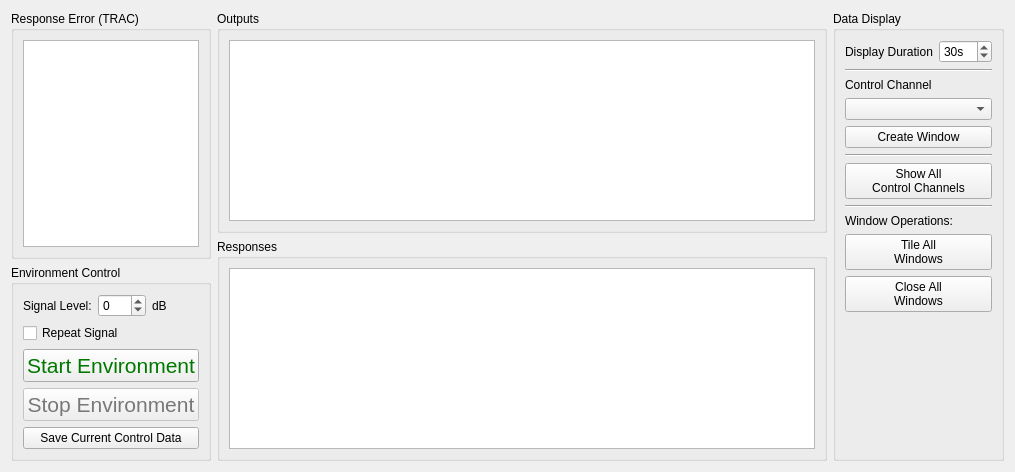
<?xml version="1.0" encoding="UTF-8"?>
<ui version="4.0">
 <class>Form</class>
 <widget class="QWidget" name="Form">
  <property name="geometry">
   <rect>
    <x>0</x>
    <y>0</y>
    <width>1015</width>
    <height>472</height>
   </rect>
  </property>
  <property name="windowTitle">
   <string>Form</string>
  </property>
  <layout class="QHBoxLayout" name="horizontalLayout_4">
   <item>
    <layout class="QVBoxLayout" name="environment_control_layout">
     <item>
      <widget class="QGroupBox" name="response_error_groupbox">
       <property name="title">
        <string>Response Error (TRAC)</string>
       </property>
       <layout class="QVBoxLayout" name="verticalLayout_71">
        <item>
         <widget class="QListWidget" name="control_response_error_list">
          <property name="sizePolicy">
           <sizepolicy hsizetype="Minimum" vsizetype="MinimumExpanding">
            <horstretch>0</horstretch>
            <verstretch>0</verstretch>
           </sizepolicy>
          </property>
          <property name="toolTip">
           <string>Time Response Assurance Criterion between the measured and desired signals.</string>
          </property>
          <property name="sizeAdjustPolicy">
           <enum>QAbstractScrollArea::AdjustToContents</enum>
          </property>
         </widget>
        </item>
       </layout>
      </widget>
     </item>
     <item>
      <widget class="QGroupBox" name="environment_control_groupbox">
       <property name="sizePolicy">
        <sizepolicy hsizetype="Minimum" vsizetype="Minimum">
         <horstretch>0</horstretch>
         <verstretch>0</verstretch>
        </sizepolicy>
       </property>
       <property name="title">
        <string>Environment Control</string>
       </property>
       <layout class="QVBoxLayout" name="verticalLayout_2">
        <item>
         <layout class="QHBoxLayout" name="test_level_layout">
          <item>
           <widget class="QLabel" name="test_level_label">
            <property name="sizePolicy">
             <sizepolicy hsizetype="Minimum" vsizetype="Preferred">
              <horstretch>0</horstretch>
              <verstretch>0</verstretch>
             </sizepolicy>
            </property>
            <property name="text">
             <string>Signal Level:</string>
            </property>
           </widget>
          </item>
          <item>
           <widget class="QSpinBox" name="test_level_selector">
            <property name="toolTip">
             <string>Scale factor applied to the test</string>
            </property>
            <property name="keyboardTracking">
             <bool>false</bool>
            </property>
            <property name="minimum">
             <number>-60</number>
            </property>
            <property name="maximum">
             <number>18</number>
            </property>
           </widget>
          </item>
          <item>
           <widget class="QLabel" name="db_label">
            <property name="sizePolicy">
             <sizepolicy hsizetype="Minimum" vsizetype="Preferred">
              <horstretch>0</horstretch>
              <verstretch>0</verstretch>
             </sizepolicy>
            </property>
            <property name="text">
             <string>dB</string>
            </property>
           </widget>
          </item>
         </layout>
        </item>
        <item>
         <widget class="QCheckBox" name="repeat_signal_checkbox">
          <property name="toolTip">
           <string>If checked, the signal will continually repeat</string>
          </property>
          <property name="text">
           <string>Repeat Signal</string>
          </property>
         </widget>
        </item>
        <item>
         <layout class="QVBoxLayout" name="button_layout">
          <item>
           <widget class="QPushButton" name="start_test_button">
            <property name="sizePolicy">
             <sizepolicy hsizetype="Minimum" vsizetype="Minimum">
              <horstretch>0</horstretch>
              <verstretch>0</verstretch>
             </sizepolicy>
            </property>
            <property name="palette">
             <palette>
              <active>
               <colorrole role="ButtonText">
                <brush brushstyle="SolidPattern">
                 <color alpha="255">
                  <red>0</red>
                  <green>120</green>
                  <blue>0</blue>
                 </color>
                </brush>
               </colorrole>
              </active>
              <inactive>
               <colorrole role="ButtonText">
                <brush brushstyle="SolidPattern">
                 <color alpha="255">
                  <red>0</red>
                  <green>120</green>
                  <blue>0</blue>
                 </color>
                </brush>
               </colorrole>
              </inactive>
              <disabled>
               <colorrole role="ButtonText">
                <brush brushstyle="SolidPattern">
                 <color alpha="255">
                  <red>120</red>
                  <green>120</green>
                  <blue>120</blue>
                 </color>
                </brush>
               </colorrole>
              </disabled>
             </palette>
            </property>
            <property name="font">
             <font>
              <pointsize>16</pointsize>
             </font>
            </property>
            <property name="toolTip">
             <string>Start the environment to control to the desired transient signal</string>
            </property>
            <property name="text">
             <string>Start Environment</string>
            </property>
           </widget>
          </item>
          <item>
           <widget class="QPushButton" name="stop_test_button">
            <property name="enabled">
             <bool>false</bool>
            </property>
            <property name="sizePolicy">
             <sizepolicy hsizetype="Minimum" vsizetype="Minimum">
              <horstretch>0</horstretch>
              <verstretch>0</verstretch>
             </sizepolicy>
            </property>
            <property name="palette">
             <palette>
              <active>
               <colorrole role="ButtonText">
                <brush brushstyle="SolidPattern">
                 <color alpha="255">
                  <red>255</red>
                  <green>0</green>
                  <blue>0</blue>
                 </color>
                </brush>
               </colorrole>
              </active>
              <inactive>
               <colorrole role="ButtonText">
                <brush brushstyle="SolidPattern">
                 <color alpha="255">
                  <red>255</red>
                  <green>0</green>
                  <blue>0</blue>
                 </color>
                </brush>
               </colorrole>
              </inactive>
              <disabled>
               <colorrole role="ButtonText">
                <brush brushstyle="SolidPattern">
                 <color alpha="255">
                  <red>120</red>
                  <green>120</green>
                  <blue>120</blue>
                 </color>
                </brush>
               </colorrole>
              </disabled>
             </palette>
            </property>
            <property name="font">
             <font>
              <pointsize>16</pointsize>
             </font>
            </property>
            <property name="toolTip">
             <string>Stop the environment</string>
            </property>
            <property name="text">
             <string>Stop Environment</string>
            </property>
           </widget>
          </item>
         </layout>
        </item>
        <item>
         <widget class="QPushButton" name="save_current_control_data_button">
          <property name="toolTip">
           <string>Save current control data from the test</string>
          </property>
          <property name="text">
           <string>Save Current Control Data</string>
          </property>
         </widget>
        </item>
       </layout>
      </widget>
     </item>
    </layout>
   </item>
   <item>
    <layout class="QVBoxLayout" name="signal_layout">
     <item>
      <widget class="QGroupBox" name="output_signal_groupbox">
       <property name="sizePolicy">
        <sizepolicy hsizetype="Preferred" vsizetype="Expanding">
         <horstretch>0</horstretch>
         <verstretch>0</verstretch>
        </sizepolicy>
       </property>
       <property name="title">
        <string>Outputs</string>
       </property>
       <layout class="QHBoxLayout" name="horizontalLayout_3">
        <item>
         <widget class="PlotWidget" name="output_signal_plot"/>
        </item>
       </layout>
      </widget>
     </item>
     <item>
      <widget class="QGroupBox" name="response_signal_groupbox">
       <property name="sizePolicy">
        <sizepolicy hsizetype="Preferred" vsizetype="Expanding">
         <horstretch>0</horstretch>
         <verstretch>0</verstretch>
        </sizepolicy>
       </property>
       <property name="title">
        <string>Responses</string>
       </property>
       <layout class="QHBoxLayout" name="horizontalLayout_2">
        <item>
         <widget class="PlotWidget" name="response_signal_plot"/>
        </item>
       </layout>
      </widget>
     </item>
    </layout>
   </item>
   <item>
    <widget class="QGroupBox" name="data_display_groupbox">
     <property name="title">
      <string>Data Display</string>
     </property>
     <layout class="QVBoxLayout" name="verticalLayout_40">
      <item>
       <layout class="QHBoxLayout" name="horizontalLayout">
        <item>
         <widget class="QLabel" name="display_duration_label">
          <property name="text">
           <string>Display Duration</string>
          </property>
         </widget>
        </item>
        <item>
         <widget class="QSpinBox" name="display_duration_spinbox">
          <property name="toolTip">
           <string>&lt;html&gt;&lt;head/&gt;&lt;body&gt;&lt;p&gt;Maximum length of x-axis in seconds.&lt;/p&gt;&lt;p&gt;Set to zero for unlimited length&lt;/p&gt;&lt;p&gt;(reducing this value may improve performance)&lt;/p&gt;&lt;/body&gt;&lt;/html&gt;</string>
          </property>
          <property name="suffix">
           <string>s</string>
          </property>
          <property name="maximum">
           <number>200</number>
          </property>
          <property name="value">
           <number>30</number>
          </property>
         </widget>
        </item>
       </layout>
      </item>
      <item>
       <widget class="Line" name="line">
        <property name="orientation">
         <enum>Qt::Horizontal</enum>
        </property>
       </widget>
      </item>
      <item>
       <widget class="QLabel" name="control_channel_label">
        <property name="text">
         <string>Control Channel</string>
        </property>
       </widget>
      </item>
      <item>
       <widget class="QComboBox" name="control_channel_selector">
        <property name="toolTip">
         <string>Select an individual channel to visualize</string>
        </property>
       </widget>
      </item>
      <item>
       <widget class="QPushButton" name="create_window_button">
        <property name="toolTip">
         <string>Create a window to show the signal specified by Control Channel</string>
        </property>
        <property name="text">
         <string>Create Window</string>
        </property>
       </widget>
      </item>
      <item>
       <widget class="Line" name="data_display_separator_0">
        <property name="orientation">
         <enum>Qt::Horizontal</enum>
        </property>
       </widget>
      </item>
      <item>
       <widget class="QPushButton" name="show_all_channels_button">
        <property name="toolTip">
         <string>Create a window for each control channel</string>
        </property>
        <property name="text">
         <string>Show All
Control Channels</string>
        </property>
       </widget>
      </item>
      <item>
       <widget class="Line" name="data_display_separator_1">
        <property name="orientation">
         <enum>Qt::Horizontal</enum>
        </property>
       </widget>
      </item>
      <item>
       <widget class="QLabel" name="window_operations_label">
        <property name="text">
         <string>Window Operations:</string>
        </property>
       </widget>
      </item>
      <item>
       <widget class="QPushButton" name="tile_windows_button">
        <property name="toolTip">
         <string>Tile all windows across the main monitor</string>
        </property>
        <property name="text">
         <string>Tile All
Windows</string>
        </property>
       </widget>
      </item>
      <item>
       <widget class="QPushButton" name="close_windows_button">
        <property name="toolTip">
         <string>Closes all existing visualization windows</string>
        </property>
        <property name="text">
         <string>Close All
Windows</string>
        </property>
       </widget>
      </item>
      <item>
       <spacer name="data_display_spacer">
        <property name="orientation">
         <enum>Qt::Vertical</enum>
        </property>
        <property name="sizeHint" stdset="0">
         <size>
          <width>20</width>
          <height>40</height>
         </size>
        </property>
       </spacer>
      </item>
     </layout>
    </widget>
   </item>
  </layout>
 </widget>
 <customwidgets>
  <customwidget>
   <class>PlotWidget</class>
   <extends>QGraphicsView</extends>
   <header location="global">pyqtgraph</header>
  </customwidget>
 </customwidgets>
 <resources/>
 <connections/>
</ui>
